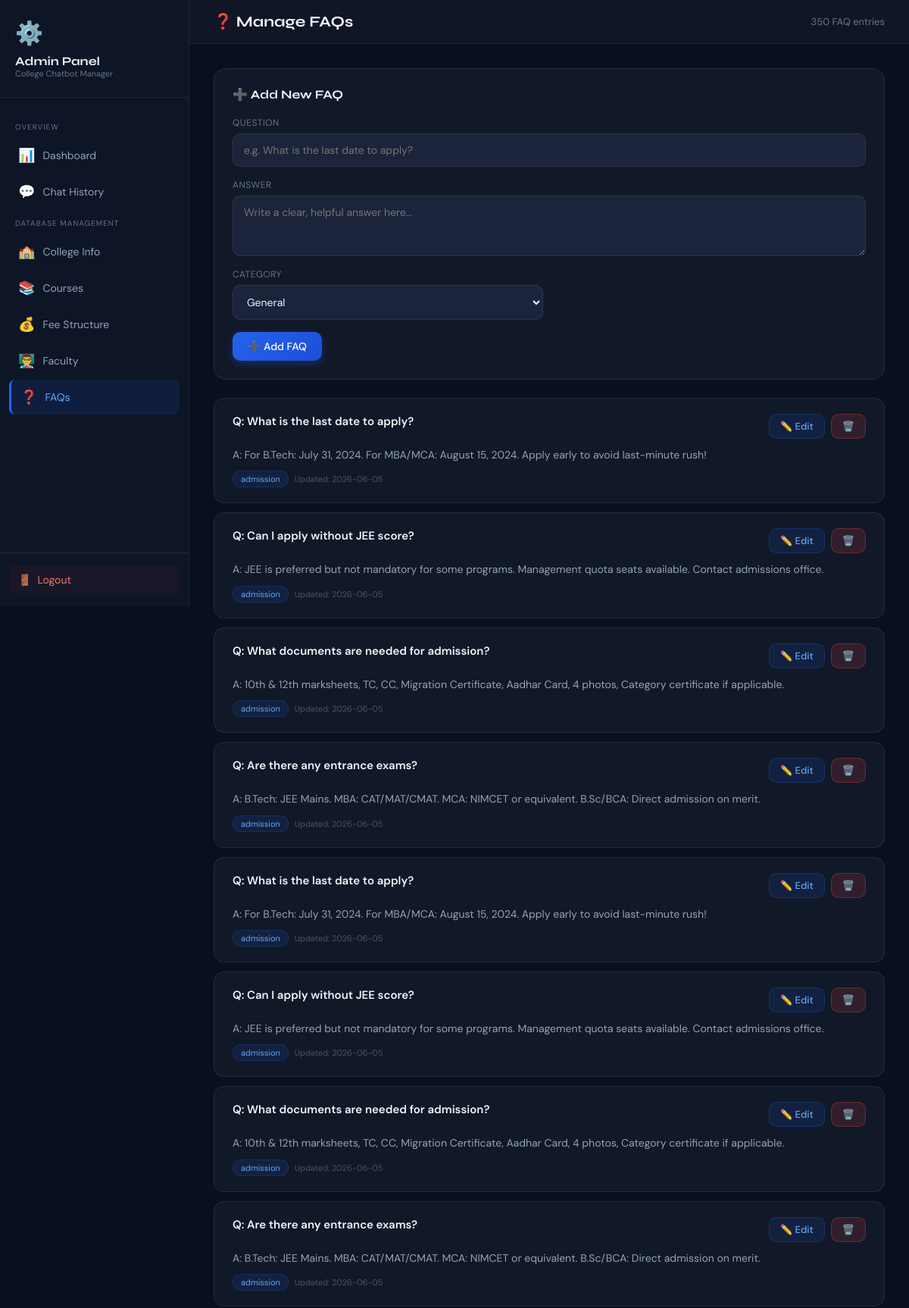
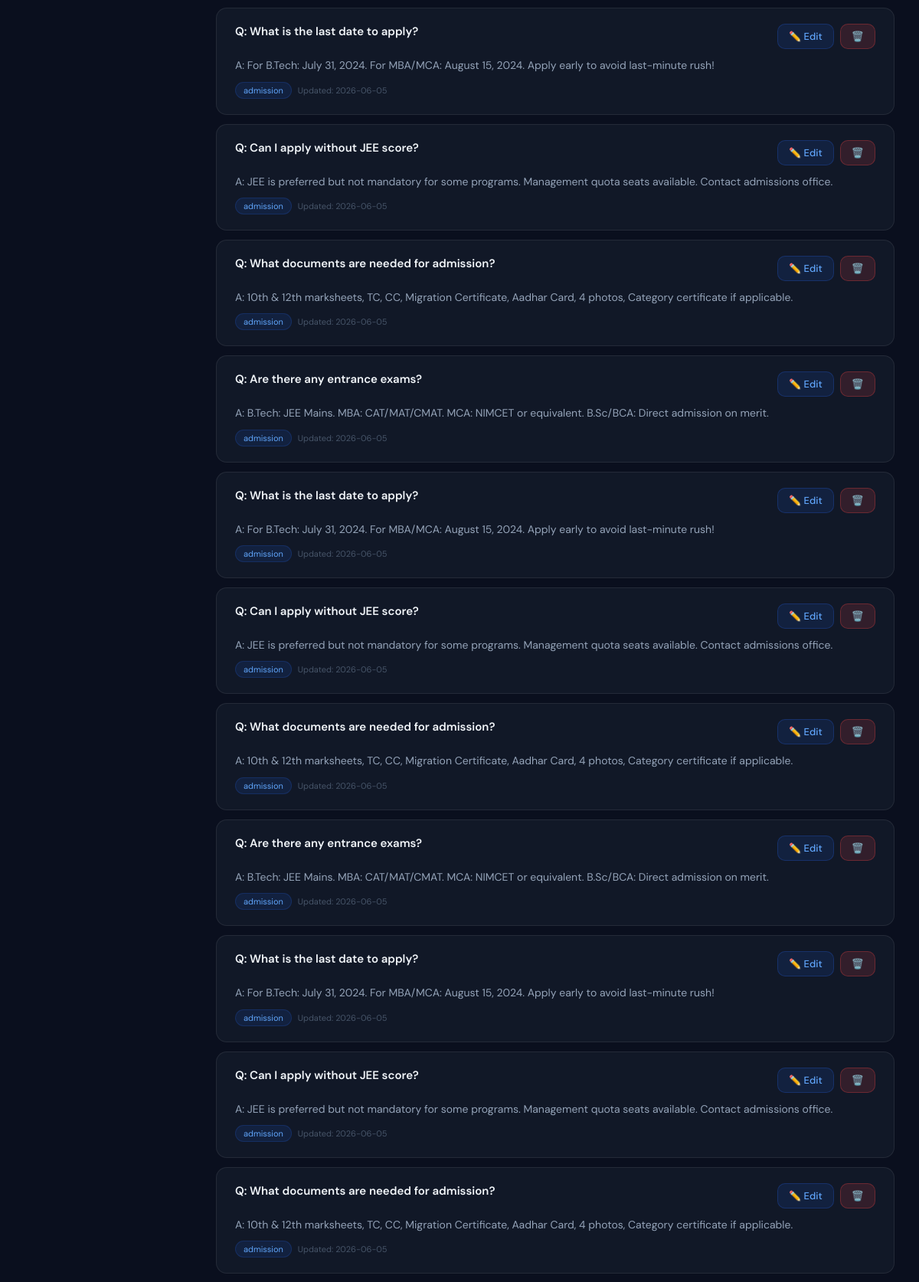
The app's page /admin/faqs (signed in, upper part) with its own data (2 pictures, top to bottom).
### tables this page shows
CREATE TABLE faqs (
            id INTEGER PRIMARY KEY AUTOINCREMENT,
            question TEXT NOT NULL,
            answer TEXT NOT NULL,
            category TEXT DEFAULT 'general',
            is_active INTEGER DEFAULT 1,
            last_updated TEXT DEFAULT CURRENT_TIMESTAMP
        );

### app.py (the view)
@app.route("/admin/faqs")
@admin_required
def admin_faqs():
    conn = get_db_connection()
    data = conn.execute("SELECT * FROM faqs ORDER BY category").fetchall()
    conn.close()
    return render_template("admin_faqs.html", data=data)

### app.py (called while the page is built)
def get_db_connection():
    conn = sqlite3.connect(DB_PATH)
    conn.row_factory = sqlite3.Row  # Access columns by name
    return conn

def admin_required(f):
    from functools import wraps
    @wraps(f)
    def decorated_function(*args, **kwargs):
        if not session.get("admin_logged_in"):
            flash("Please login first!", "warning")
            return redirect(url_for("admin_login"))
        return f(*args, **kwargs)
    return decorated_function

### templates/admin_faqs.html (shortened to what this page needs)
<!DOCTYPE html>
<html lang="en">
<head>
</head>
<body>
<aside class="admin-sidebar">
  <div class="sidebar-brand">
    <span class="brand-icon">⚙️</span>
    <div class="brand-name">Admin Panel</div>
    <div class="brand-sub">College Chatbot Manager</div>
  </div>
  <nav class="sidebar-nav">
    <p class="nav-section-label">Overview</p>
    <a href="/admin/dashboard" class="nav-item"><span class="nav-icon">📊</span> Dashboard</a>
    <a href="/admin/chat-history" class="nav-item"><span class="nav-icon">💬</span> Chat History</a>
    <p class="nav-section-label">Database Management</p>
    <a href="/admin/college-info" class="nav-item"><span class="nav-icon">🏫</span> College Info</a>
    <a href="/admin/courses" class="nav-item"><span class="nav-icon">📚</span> Courses</a>
    <a href="/admin/fees" class="nav-item"><span class="nav-icon">💰</span> Fee Structure</a>
    <a href="/admin/faculty" class="nav-item"><span class="nav-icon">👨‍🏫</span> Faculty</a>
    <a href="/admin/faqs" class="nav-item active"><span class="nav-icon">❓</span> FAQs</a>
  </nav>
  <div class="sidebar-bottom">
    <a href="/admin/logout" class="logout-btn"><span>🚪</span> Logout</a>
  </div>
</aside>
<main class="main-content">
  <div class="top-bar">
    <h1 class="page-title">❓ Manage FAQs</h1>
    <span style="color:#64748b; font-size:13px;">{{ data|length }} FAQ entries</span>
  </div>
  <div class="content-area">
    <div class="add-card">
      <h2 class="card-heading">➕ Add New FAQ</h2>
      <div class="form-row">
        <div class="form-group full-width">
          <label>Question</label>
          <input type="text" id="newQuestion" placeholder="e.g. What is the last date to apply?">
        </div>
        <div class="form-group full-width">
          <label>Answer</label>
          <textarea id="newAnswer" placeholder="Write a clear, helpful answer here..."></textarea>
        </div>
        <div class="form-group">
          <label>Category</label>
          <select id="newCategory">
            <option value="general">General</option>
          </select>
        </div>
      </div>
      <button class="btn btn-primary" onclick="addFAQ()">➕ Add FAQ</button>
    </div>
    <div class="faq-list">
      {% for faq in data %}
      <div class="faq-card" id="faq-{{ faq['id'] }}">
        <div class="faq-header">
          <div class="faq-q">Q: {{ faq['question'] }}</div>
          <div class="faq-actions">
            <button class="btn btn-edit btn-sm" onclick="openEditModal({{ faq['id'] }}, `{{ faq['question']|replace('`', "'") }}`, `{{ faq['answer']|replace('`', "'") }}`, '{{ faq['category'] }}', {{ faq['is_active'] }})">✏️ Edit</button>
            <button class="btn btn-danger btn-sm" onclick="deleteFAQ({{ faq['id'] }})">🗑️</button>
          </div>
        </div>
        <div class="faq-a">A: {{ faq['answer'] }}</div>
        <div class="faq-meta">
          <span class="badge">{{ faq['category'] }}</span>
          <span style="font-size:11px; color:#475569;">Updated: {{ faq['last_updated'][:10] }}</span>
        </div>
      </div>
      {% endfor %}
    </div>
  </div>
</main>
</body>
</html>

### records on screen
faqs: question "What is the last date to apply?", answer "For B.Tech: July 31, 2024. For MBA/MCA: August 15, 2024. Apply early to avoid last-minute rush!", category "admission", last_updated "2026-06-05"
faqs: question "Can I apply without JEE score?", answer "JEE is preferred but not mandatory for some programs. Management quota seats available. Contact admissions office.", category "admission", last_updated "2026-06-05"
faqs: question "What documents are needed for admission?", answer "10th & 12th marksheets, TC, CC, Migration Certificate, Aadhar Card, 4 photos, Category certificate if applicable.", category "admission", last_updated "2026-06-05"
faqs: question "Are there any entrance exams?", answer "B.Tech: JEE Mains. MBA: CAT/MAT/CMAT. MCA: NIMCET or equivalent. B.Sc/BCA: Direct admission on merit.", category "admission", last_updated "2026-06-05"
faqs: question "What is the last date to apply?", answer "For B.Tech: July 31, 2024. For MBA/MCA: August 15, 2024. Apply early to avoid last-minute rush!", category "admission", last_updated "2026-06-05"
faqs: question "Can I apply without JEE score?", answer "JEE is preferred but not mandatory for some programs. Management quota seats available. Contact admissions office.", category "admission", last_updated "2026-06-05"
faqs: question "What documents are needed for admission?", answer "10th & 12th marksheets, TC, CC, Migration Certificate, Aadhar Card, 4 photos, Category certificate if applicable.", category "admission", last_updated "2026-06-05"
faqs: question "Are there any entrance exams?", answer "B.Tech: JEE Mains. MBA: CAT/MAT/CMAT. MCA: NIMCET or equivalent. B.Sc/BCA: Direct admission on merit.", category "admission", last_updated "2026-06-05"
faqs: question "What is the last date to apply?", answer "For B.Tech: July 31, 2024. For MBA/MCA: August 15, 2024. Apply early to avoid last-minute rush!", category "admission", last_updated "2026-06-05"
faqs: question "Can I apply without JEE score?", answer "JEE is preferred but not mandatory for some programs. Management quota seats available. Contact admissions office.", category "admission", last_updated "2026-06-05"
faqs: question "What documents are needed for admission?", answer "10th & 12th marksheets, TC, CC, Migration Certificate, Aadhar Card, 4 photos, Category certificate if applicable.", category "admission", last_updated "2026-06-05"
faqs: question "Are there any entrance exams?", answer "B.Tech: JEE Mains. MBA: CAT/MAT/CMAT. MCA: NIMCET or equivalent. B.Sc/BCA: Direct admission on merit.", category "admission", last_updated "2026-06-05"
faqs: question "What is the last date to apply?", answer "For B.Tech: July 31, 2024. For MBA/MCA: August 15, 2024. Apply early to avoid last-minute rush!", category "admission", last_updated "2026-06-05"
faqs: question "Can I apply without JEE score?", answer "JEE is preferred but not mandatory for some programs. Management quota seats available. Contact admissions office.", category "admission", last_updated "2026-06-05"
faqs: question "What documents are needed for admission?", answer "10th & 12th marksheets, TC, CC, Migration Certificate, Aadhar Card, 4 photos, Category certificate if applicable.", category "admission", last_updated "2026-06-05"
faqs: question "Are there any entrance exams?", answer "B.Tech: JEE Mains. MBA: CAT/MAT/CMAT. MCA: NIMCET or equivalent. B.Sc/BCA: Direct admission on merit.", category "admission", last_updated "2026-06-05"
faqs: question "What is the last date to apply?", answer "For B.Tech: July 31, 2024. For MBA/MCA: August 15, 2024. Apply early to avoid last-minute rush!", category "admission", last_updated "2026-06-05"
faqs: question "Can I apply without JEE score?", answer "JEE is preferred but not mandatory for some programs. Management quota seats available. Contact admissions office.", category "admission", last_updated "2026-06-05"
faqs: question "What documents are needed for admission?", answer "10th & 12th marksheets, TC, CC, Migration Certificate, Aadhar Card, 4 photos, Category certificate if applicable.", category "admission", last_updated "2026-06-05"

### other values on screen
{{ data|length }} "350"
